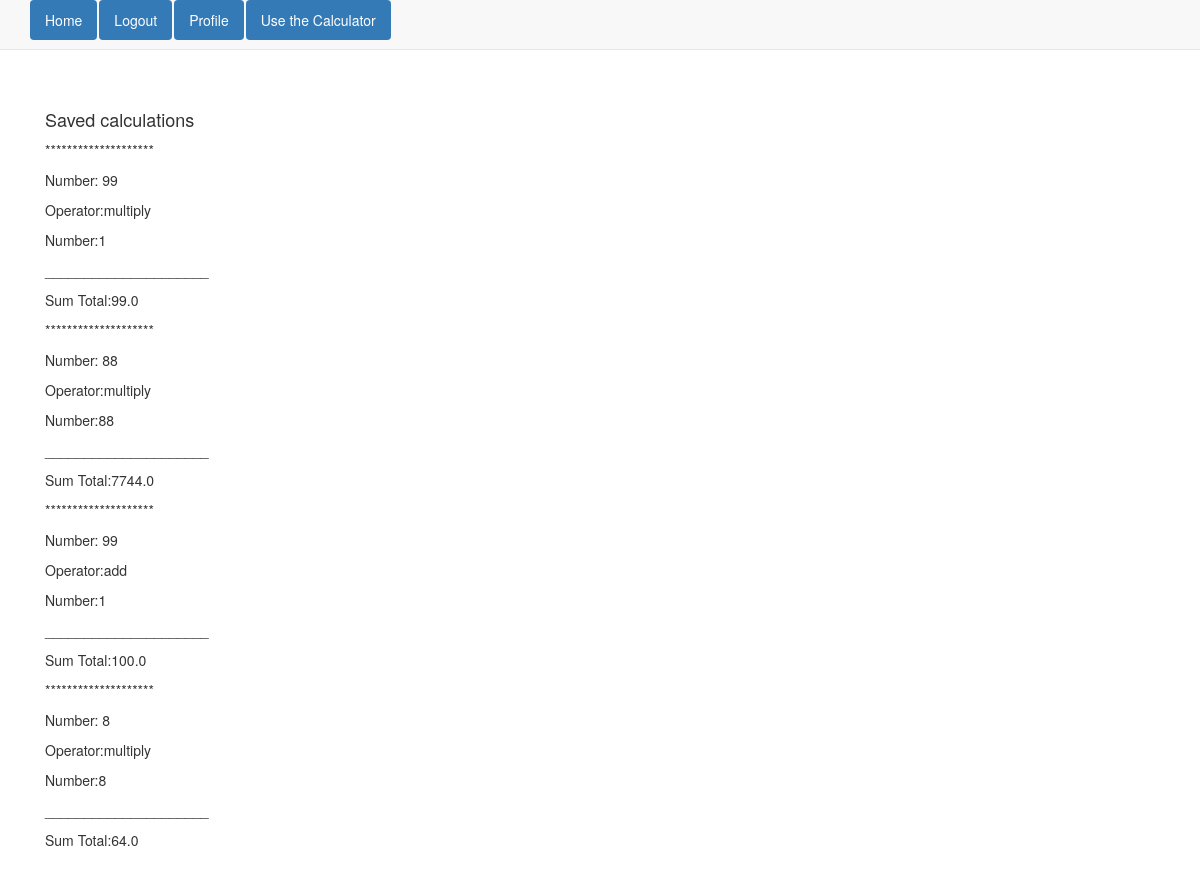
/accounts/profile/ (signed in), run on an earlier commit of the app's database.
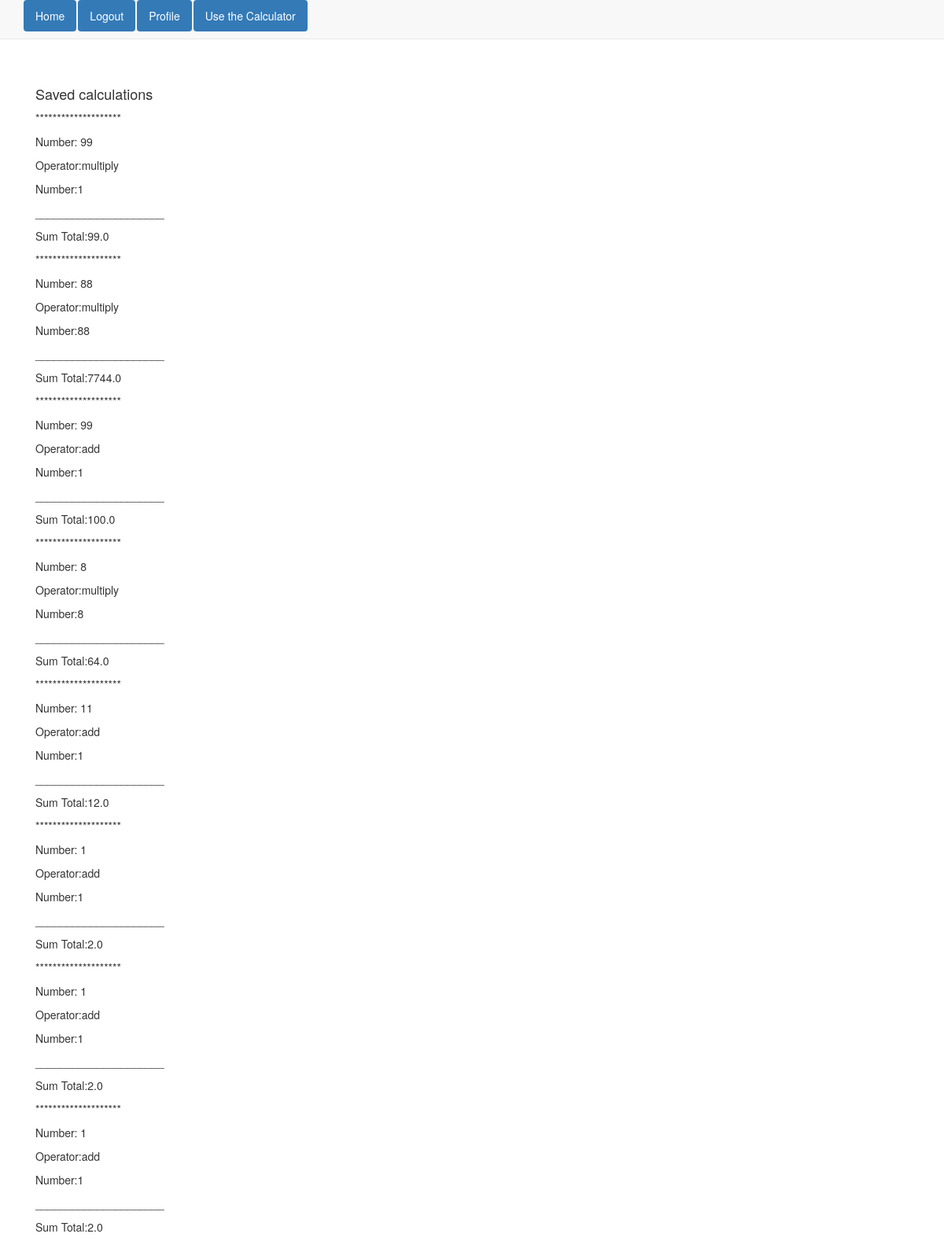
And on a later commit of the database.
### calcapp/models.py (models this page shows, shortened)
class SavedCalc(models.Model):
    left = models.IntegerField()
    operators = models.CharField(max_length=15)
    right = models.IntegerField()
    total = models.FloatField()
    loguser = models.ForeignKey('auth.User')

### calcapp/views.py (the view)
# urls.py: url(r'^accounts/profile/$',profile_view, name="profile_view")
def profile_view(request):
    save_calc = SavedCalc.objects.filter(loguser=request.user)
    return render(request, 'profiles.html', {"save_calc":save_calc})

### templates/profiles.html
{% extends 'base.html' %}
{% load staticfiles %}
{% block content %}
<div class="container">
<br>
<br>
<br>
<h4>Saved calculations</h4>
{% for item in save_calc %}
<p>********************</p>
<p>Number: {{ item.left }}</p>
<p>Operator:{{ item.operators }}</p>
<p>Number:{{item.right }}</p>
<p>_____________________</p>
<p>Sum Total:{{item.total}}
{% endfor %}
</div>
{% endblock %}

### templates/base.html (shortened to what this page needs)
{% load staticfiles %}
<!DOCTYPE html>
<html lang="en">
<head>
    <link rel = "stylesheet" href ={% static "calcapp/css/bootstrap.css"%}>
<nav class="navbar navbar-default navbar-fixed-top">
      <div class="container">
        <ul class="nav nav-pills">
          {% if user.is_authenticated %}
          <li role="presentation" class="active"><a href="{% url 'index_view' %}">Home</a></li>
          <li role="presentation" class="active"><a href="{%url 'logout_view'%}?next=/">Logout</a></li>
          <li role="presentation" class="active"><a href="{%url 'profile_view'%}">Profile</a></li>
          <li role="presentation" class="active"><a href="{% url 'app_view'%}">Use the Calculator</a></li>
          {% else %}
          <li role="presentation" class="active"><a href="{% url 'index_view' %}">Home</a></li>
          <li role="presentation" class="active"><a href="{% url 'user_create_view' %}">Create user</a></li>
          <li role="presentation" class="active"><a href="{% url 'home_view' %}">Anonymous calcs</a></li>
          {%endif%}
      </div>
</nav>
</head>
<body>
  <br>
  <br>
  <div class="container">
    {% block content %}
    {% endblock %}
<br>
<br>
<br>
</div>
</body>
</html>

What changed in the data, as far as the page shows it:
added SavedCalc: left "11", operators "add", right "1", total "12.0"
added SavedCalc: left "1", operators "add", right "1", total "2.0"
added SavedCalc: left "1", operators "add", right "1", total "2.0"
added SavedCalc: left "1", operators "add", right "1", total "2.0"
